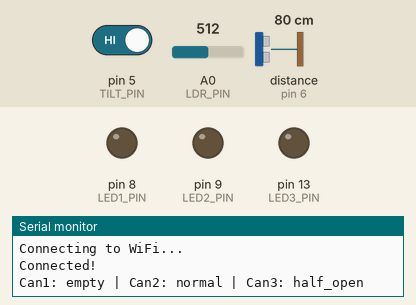
A sketch run on a simulated Arduino Uno, built with avr-gcc and run on an emulated ATmega328P. Shown: output pins drawn as LEDs (lit = HIGH), the last lines printed to the serial monitor. Inputs (shaded band) come from the test bench; at power-on: distance to the obstacle (sensor on pin 6) 80 cm, pin 5 (TILT_PIN) HIGH, A0 (LDR_PIN) = 512. The echo pulse lasts 58.3 µs per cm; the modem accepts every AT command (registered, SIM ready, sends succeed) and sends nothing else; pins used as bus, display or sensor lines are not drawn.

Above: at 16.2 s.
16.3 s: distance to the obstacle (sensor on pin 6) set to 2 cm
At 21.07 s:
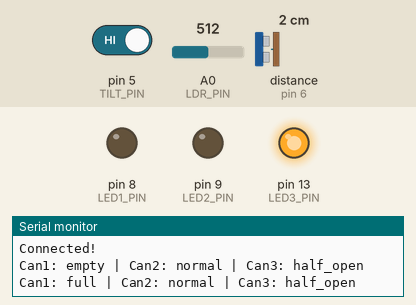
22.3 s: pin 5 (TILT_PIN) driven LOW
At 26.99 s:
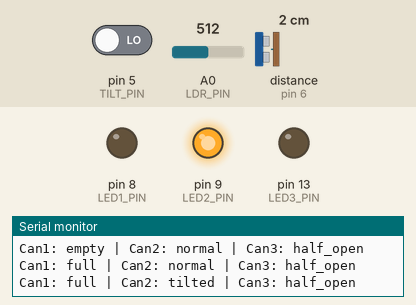
28.6 s: A0 (LDR_PIN) set to 685
34.6 s: A0 (LDR_PIN) set to 711
46.8 s: pin 5 (TILT_PIN) driven HIGH
At 51.15 s:
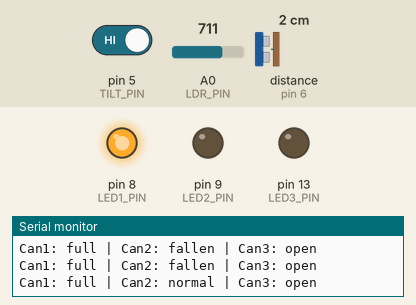
Timing chart, 0 to 52.9 s (numbered marks = the images above; inputs shaded):
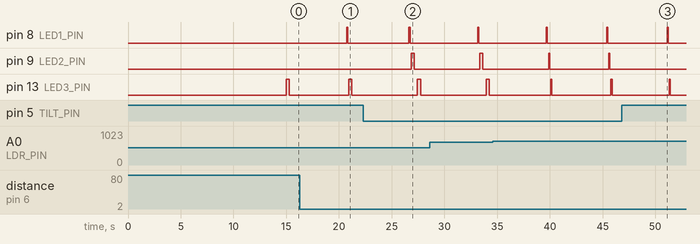

Measured:
- after the input at 16.3 s, pin 8 (LED1_PIN): LOW → HIGH after 4.4 s, → LOW 0.10 s later
- after the input at 22.3 s, pin 9 (LED2_PIN): LOW → HIGH after 4.5 s, → LOW 0.30 s later
- after the input at 46.8 s, pin 9 (LED2_PIN): stays LOW (without the input it goes to HIGH after 4.5 s)
- by itself, pin 13 (LED3_PIN): alternates HIGH for 0.10 s and LOW for 5.6 s

The sketch:

full_iot.ino
```cpp
#include <SoftwareSerial.h>

#define TRIG 7
#define ECHO 6
#define TILT_PIN 5
#define LDR_PIN A0
#define LED1_PIN 8
#define LED2_PIN 9
#define LED3_PIN 13

SoftwareSerial espSerial(10, 11);

unsigned long tiltStartTime = 0;
bool isTilted = false;

String readESP() {
  String response = "";
  long timeout = millis() + 5000;
  while (millis() < timeout) {
    while (espSerial.available()) {
      response += (char)espSerial.read();
    }
  }
  return response;
}

void connectWifi() {
  espSerial.println("AT+CWMODE=1");
  readESP();
  espSerial.println("AT+CWJAP=\"Elie\",\"12345679\"");
  Serial.println("Connecting to WiFi...");
  delay(8000);
  Serial.println("Connected!");
}

void sendAllToAPI(float val1, int val2, float val3) {
  String host = "172.20.10.2";
  String url = "/sensors?id1=" + String(val1) +
               "&id2=" + String(val2) +
               "&id3=" + String(val3) +
               "&key=epitech2026";
  String request = "GET " + url + " HTTP/1.0\r\nHost: " + host + "\r\n\r\n";
  espSerial.println("AT+CIPSTART=\"TCP\",\"172.20.10.2\",3000");
  delay(800);
  espSerial.println("AT+CIPSEND=" + String(request.length()));
  delay(300);
  espSerial.print(request);
  delay(800);
  espSerial.println("AT+CIPCLOSE");
  delay(200);
}

long getDistance() {
  digitalWrite(TRIG, LOW);
  delayMicroseconds(2);
  digitalWrite(TRIG, HIGH);
  delayMicroseconds(10);
  digitalWrite(TRIG, LOW);
  long duration = pulseIn(ECHO, HIGH);
  return duration * 0.034 / 2;
}

String getCan1State(long distance) {
  if (distance > 6) return "empty";
  if (distance >= 3) return "half_full";
  return "full";
}

String getCan2State() {
  int tiltValue = digitalRead(TILT_PIN);
  if (tiltValue == HIGH) {
    tiltStartTime = 0;
    isTilted = false;
    return "normal";
  }
  if (!isTilted) {
    tiltStartTime = millis();
    isTilted = true;
  }
  if (millis() - tiltStartTime > 10000) return "fallen";
  return "tilted";
}

String getCan3State(int value) {
  if (value < 90) return "closed";
  if (value < 700) return "half_open";
  return "open";
}

void blinkLED(int pin, int interval) {
  digitalWrite(pin, HIGH); delay(interval);
  digitalWrite(pin, LOW); delay(interval);
}

void updateLEDs(String can1, String can2, String can3) {
  if (can1 == "empty") {
    digitalWrite(LED1_PIN, LOW);
  } else if (can1 == "half_full") {
    blinkLED(LED1_PIN, 300);
  } else {
    blinkLED(LED1_PIN, 100);
  }

  if (can2 == "normal") {
    digitalWrite(LED2_PIN, LOW);
  } else if (can2 == "tilted") {
    blinkLED(LED2_PIN, 300);
  } else {
    blinkLED(LED2_PIN, 100);
  }

  if (can3 == "closed") {
    digitalWrite(LED3_PIN, LOW);
  } else if (can3 == "half_open") {
    blinkLED(LED3_PIN, 300);
  } else {
    blinkLED(LED3_PIN, 100);
  }
}

void setup() {
  Serial.begin(9600);
  espSerial.begin(115200);
  pinMode(TRIG, OUTPUT);
  pinMode(ECHO, INPUT);
  pinMode(TILT_PIN, INPUT_PULLUP);
  pinMode(LED1_PIN, OUTPUT);
  pinMode(LED2_PIN, OUTPUT);
  pinMode(LED3_PIN, OUTPUT);
  delay(2000);
  connectWifi();
}

void loop() {
  long distance = getDistance();
  String can1 = getCan1State(distance);
  String can2 = getCan2State();
  int ldrValue = analogRead(LDR_PIN);
  String can3 = getCan3State(ldrValue);

  Serial.println("Can1: " + can1 + " | Can2: " + can2 + " | Can3: " + can3);

  updateLEDs(can1, can2, can3);

  static unsigned long lastSend = 0;
  if (millis() - lastSend > 3000) {
    sendAllToAPI(distance, can2 == "normal" ? 0 : can2 == "tilted" ? 1 : 2, ldrValue);
    lastSend = millis();
  }

  delay(3000);
}
```
